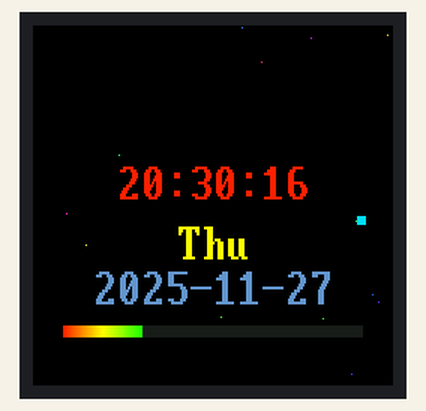
This program was run on a simulated ESP32 board running MicroPython. Shown: 240×240 colour display. The clock reads 2024-03-15 10:24:30 at power-on unless the program sets it; random numbers come from a fixed seed; library files of the repository ran but are not shown: vga2_bold_16x32.py; what the program prints to the serial console is not drawn.

Above: at 16.49 s.
At 17.8 s:
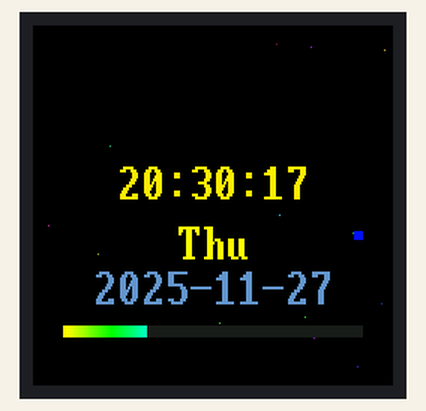
At 20.25 s:
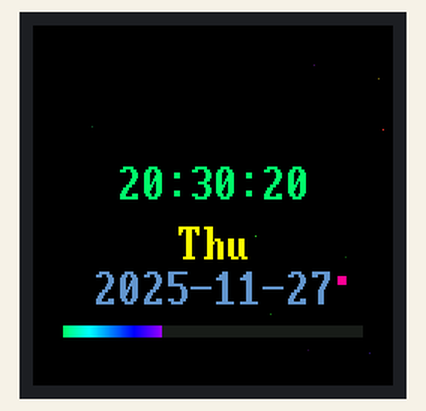
At 24.01 s:
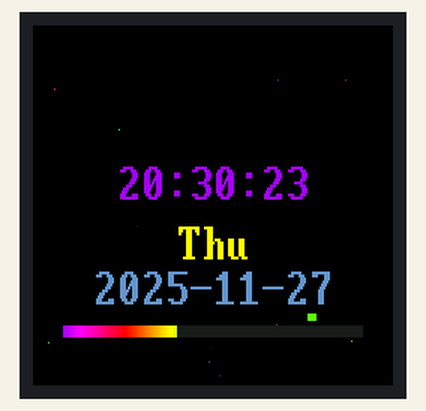
At 27.88 s:
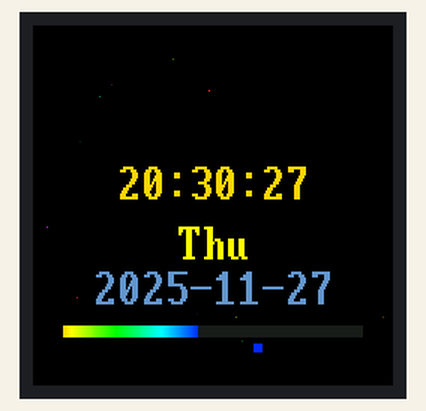
At 31.62 s:
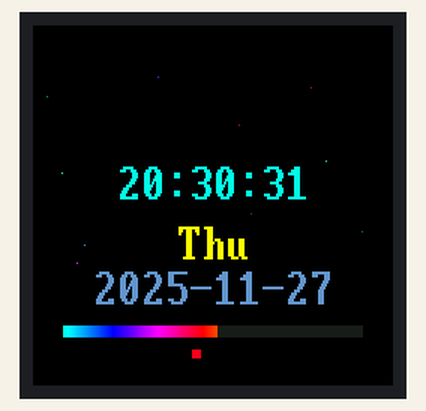

The program:

clock_ui.py
```python
import machine
import st7789
import time
import random
import math
import vga2_bold_16x32 as font

# ================= SETUP =================
spi = machine.SPI(2, baudrate=20000000, polarity=1, phase=1, sck=machine.Pin(18), mosi=machine.Pin(23))
reset_pin = machine.Pin(4, machine.Pin.OUT)
dc_pin = machine.Pin(2, machine.Pin.OUT)

display = st7789.ST7789(
    spi, 240, 240,
    reset=reset_pin,
    cs=None,
    dc=dc_pin,
    rotation=0
)

display.fill(st7789.BLACK)

# Setup Internal Clock (RTC)
rtc = machine.RTC()
rtc.datetime((2025, 11, 27, 3, 20, 30, 0, 0))

# ================= CONSTANTS =================
CENTER_X = 120
CENTER_Y = 100
CLOCK_RADIUS = 85

# Day names
DAYS = ["Mon", "Tue", "Wed", "Thu", "Fri", "Sat", "Sun"]
MONTHS = ["Jan", "Feb", "Mar", "Apr", "May", "Jun",
          "Jul", "Aug", "Sep", "Oct", "Nov", "Dec"]

# Color palette for animations
COLORS = [
    st7789.color565(255, 0, 128),    # Hot pink
    st7789.color565(0, 255, 128),    # Spring green
    st7789.color565(128, 0, 255),    # Purple
    st7789.color565(255, 128, 0),    # Orange
    st7789.color565(0, 128, 255),    # Sky blue
    st7789.color565(255, 255, 0),    # Yellow
]

# ================= HELPER FUNCTIONS =================

def center_text(text, y, color, bg=st7789.BLACK):
    text_width = len(text) * 16
    x = (240 - text_width) // 2
    display.text(font, text, x, y, color, bg)

def draw_circle(cx, cy, r, color):
    """Draw circle outline using Bresenham's algorithm"""
    x = 0
    y = r
    d = 3 - 2 * r
    while x <= y:
        # Draw 8 octants
        display.pixel(cx + x, cy + y, color)
        display.pixel(cx - x, cy + y, color)
        display.pixel(cx + x, cy - y, color)
        display.pixel(cx - x, cy - y, color)
        display.pixel(cx + y, cy + x, color)
        display.pixel(cx - y, cy + x, color)
        display.pixel(cx + y, cy - x, color)
        display.pixel(cx - y, cy - x, color)
        if d < 0:
            d = d + 4 * x + 6
        else:
            d = d + 4 * (x - y) + 10
            y -= 1
        x += 1

def draw_thick_line(x0, y0, x1, y1, color, thickness=2):
    """Draw a thicker line by drawing multiple parallel lines"""
    display.line(x0, y0, x1, y1, color)
    if thickness > 1:
        # Draw parallel lines for thickness
        dx = x1 - x0
        dy = y1 - y0
        length = math.sqrt(dx*dx + dy*dy)
        if length > 0:
            # Perpendicular direction
            px = -dy / length
            py = dx / length
            for i in range(1, thickness):
                offset = (i + 1) // 2
                if i % 2 == 0:
                    offset = -offset
                ox = int(px * offset)
                oy = int(py * offset)
                display.line(x0 + ox, y0 + oy, x1 + ox, y1 + oy, color)

def draw_hand(angle, length, color, thickness=2):
    """Draw clock hand from center at given angle"""
    # Angle: 0 = 12 o'clock, increases clockwise
    rad = math.radians(angle - 90)
    x = int(CENTER_X + length * math.cos(rad))
    y = int(CENTER_Y + length * math.sin(rad))
    draw_thick_line(CENTER_X, CENTER_Y, x, y, color, thickness)

def erase_hand(angle, length, thickness=2):
    """Erase clock hand"""
    draw_hand(angle, length, st7789.BLACK, thickness)

def hsv_to_rgb565(h, s, v):
    """Convert HSV to RGB565 color"""
    h = h % 360
    c = v * s
    x = c * (1 - abs((h / 60) % 2 - 1))
    m = v - c

    if h < 60:
        r, g, b = c, x, 0
    elif h < 120:
        r, g, b = x, c, 0
    elif h < 180:
        r, g, b = 0, c, x
    elif h < 240:
        r, g, b = 0, x, c
    elif h < 300:
        r, g, b = x, 0, c
    else:
        r, g, b = c, 0, x

    r = int((r + m) * 255)
    g = int((g + m) * 255)
    b = int((b + m) * 255)
    return st7789.color565(r, g, b)

# ================= PARTICLE SYSTEM =================

class Particle:
    def __init__(self):
        self.reset()

    def reset(self):
        self.x = random.randint(0, 239)
        self.y = random.randint(0, 239)
        self.vx = random.uniform(-0.5, 0.5)
        self.vy = random.uniform(-0.5, 0.5)
        self.life = random.randint(50, 150)
        self.max_life = self.life
        self.color_hue = random.randint(0, 360)

    def update(self):
        self.x += self.vx
        self.y += self.vy
        self.life -= 1

        if self.life <= 0 or self.x < 0 or self.x > 239 or self.y < 0 or self.y > 239:
            self.reset()

    def draw(self, erase=False):
        if erase:
            display.pixel(int(self.x), int(self.y), st7789.BLACK)
        else:
            # Fade based on life
            brightness = self.life / self.max_life
            color = hsv_to_rgb565(self.color_hue, 0.8, brightness)
            display.pixel(int(self.x), int(self.y), color)

# Create particles
particles = [Particle() for _ in range(15)]

# ================= CLOCK FACE =================

def draw_clock_face():
    """Draw the static clock face elements"""
    # Outer ring
    for r in range(CLOCK_RADIUS - 2, CLOCK_RADIUS + 1):
        draw_circle(CENTER_X, CENTER_Y, r, st7789.color565(40, 40, 60))

    # Hour markers
    for i in range(12):
        angle = i * 30 - 90
        rad = math.radians(angle)

        # Outer point
        x1 = int(CENTER_X + (CLOCK_RADIUS - 5) * math.cos(rad))
        y1 = int(CENTER_Y + (CLOCK_RADIUS - 5) * math.sin(rad))

        # Inner point
        inner_len = CLOCK_RADIUS - 15 if i % 3 == 0 else CLOCK_RADIUS - 10
        x2 = int(CENTER_X + inner_len * math.cos(rad))
        y2 = int(CENTER_Y + inner_len * math.sin(rad))

        # Color: brighter for 12, 3, 6, 9
        color = st7789.WHITE if i % 3 == 0 else st7789.color565(100, 100, 120)
        display.line(x1, y1, x2, y2, color)

    # Center dot
    display.fill_rect(CENTER_X - 3, CENTER_Y - 3, 6, 6, st7789.WHITE)

# ================= ANIMATED CLOCK SCREEN =================

# State tracking for smooth animation
clock_state = {
    'last_sec': -1,
    'last_min': -1,
    'last_hour': -1,
    'hue': 0,
    'pulse': 0,
    'face_drawn': False
}

def screen_analog_clock():
    """Beautiful analog clock with smooth animations"""
    current_time = rtc.datetime()
    hour = current_time[4] % 12
    minute = current_time[5]
    second = current_time[6]

    # Draw clock face once
    if not clock_state['face_drawn']:
        display.fill(st7789.BLACK)
        draw_clock_face()
        clock_state['face_drawn'] = True
        clock_state['last_sec'] = -1
        clock_state['last_min'] = -1
        clock_state['last_hour'] = -1

    # Calculate angles
    sec_angle = second * 6
    min_angle = minute * 6 + second * 0.1
    hour_angle = hour * 30 + minute * 0.5

    # Erase old hands if changed
    if clock_state['last_sec'] != second:
        if clock_state['last_sec'] >= 0:
            old_sec_angle = clock_state['last_sec'] * 6
            erase_hand(old_sec_angle, CLOCK_RADIUS - 15, 1)
        clock_state['last_sec'] = second

    if clock_state['last_min'] != minute:
        if clock_state['last_min'] >= 0:
            old_min_angle = clock_state['last_min'] * 6 + clock_state['last_sec'] * 0.1
            erase_hand(old_min_angle, CLOCK_RADIUS - 25, 3)
        clock_state['last_min'] = minute

    if clock_state['last_hour'] != hour:
        if clock_state['last_hour'] >= 0:
            old_hour_angle = clock_state['last_hour'] * 30 + clock_state['last_min'] * 0.5
            erase_hand(old_hour_angle, CLOCK_RADIUS - 40, 4)
        clock_state['last_hour'] = hour

    # Draw hands (hour first, then minute, then second on top)
    draw_hand(hour_angle, CLOCK_RADIUS - 40, st7789.color565(200, 200, 255), 4)
    draw_hand(min_angle, CLOCK_RADIUS - 25, st7789.CYAN, 3)

    # Animated second hand color
    clock_state['hue'] = (clock_state['hue'] + 3) % 360
    sec_color = hsv_to_rgb565(clock_state['hue'], 1.0, 1.0)
    draw_hand(sec_angle, CLOCK_RADIUS - 15, sec_color, 1)

    # Redraw center dot
    display.fill_rect(CENTER_X - 3, CENTER_Y - 3, 6, 6, st7789.WHITE)

    # Digital time below analog clock with pulsing effect
    clock_state['pulse'] = (clock_state['pulse'] + 5) % 360
    pulse_brightness = 0.6 + 0.4 * math.sin(math.radians(clock_state['pulse']))
    time_color = hsv_to_rgb565(180, 0.5, pulse_brightness)

    time_str = "{:02d}:{:02d}".format(current_time[4], current_time[5])
    center_text(time_str, 195, time_color, st7789.BLACK)

    # Date at bottom
    day_name = DAYS[current_time[3]]
    month_name = MONTHS[current_time[1] - 1]
    date_str = "{} {} {}".format(day_name, current_time[2], month_name)
    # Truncate if too long
    if len(date_str) > 15:
        date_str = date_str[:15]
    center_text(date_str[:10], 225, st7789.color565(100, 100, 100), st7789.BLACK)

# ================= DIGITAL CLOCK WITH EFFECTS =================

digital_state = {
    'hue': 0,
    'particles_init': False,
    'last_sec': -1
}

def screen_digital_clock():
    """Fancy digital clock with particle effects"""
    current_time = rtc.datetime()
    second = current_time[6]

    # Initialize particles once
    if not digital_state['particles_init']:
        display.fill(st7789.BLACK)
        digital_state['particles_init'] = True

    # Update and draw particles
    for p in particles:
        p.draw(erase=True)
        p.update()
        p.draw()

    # Animated color for time
    digital_state['hue'] = (digital_state['hue'] + 2) % 360
    time_color = hsv_to_rgb565(digital_state['hue'], 1.0, 1.0)

    # Big time display
    time_str = "{:02d}:{:02d}:{:02d}".format(current_time[4], current_time[5], second)
    center_text(time_str, 90, time_color, st7789.BLACK)

    # Seconds indicator - animated arc
    if digital_state['last_sec'] != second:
        # Clear old arc segment
        if digital_state['last_sec'] >= 0:
            old_angle = digital_state['last_sec'] * 6 - 90
            rad = math.radians(old_angle)
            x = int(120 + 100 * math.cos(rad))
            y = int(120 + 100 * math.sin(rad))
            display.fill_rect(x - 3, y - 3, 6, 6, st7789.BLACK)
        digital_state['last_sec'] = second

    # Draw current second marker
    angle = second * 6 - 90
    rad = math.radians(angle)
    x = int(120 + 100 * math.cos(rad))
    y = int(120 + 100 * math.sin(rad))
    marker_color = hsv_to_rgb565((digital_state['hue'] + 180) % 360, 1.0, 1.0)
    display.fill_rect(x - 3, y - 3, 6, 6, marker_color)

    # Date display
    day_name = DAYS[current_time[3]]
    date_str = "{:04d}-{:02d}-{:02d}".format(current_time[0], current_time[1], current_time[2])
    center_text(day_name, 130, st7789.YELLOW, st7789.BLACK)
    center_text(date_str, 160, st7789.color565(100, 150, 200), st7789.BLACK)

    # Animated progress bar for seconds
    bar_y = 200
    bar_height = 8
    bar_width = int((second / 60) * 200)

    # Rainbow gradient bar
    display.fill_rect(20, bar_y, 200, bar_height, st7789.color565(30, 30, 30))
    if bar_width > 0:
        for i in range(bar_width):
            bar_hue = (digital_state['hue'] + i * 2) % 360
            color = hsv_to_rgb565(bar_hue, 1.0, 1.0)
            display.vline(20 + i, bar_y, bar_height, color)

# ================= MATRIX RAIN CLOCK =================

matrix_state = {
    'drops': [],
    'init': False
}

def screen_matrix_clock():
    """Matrix-style rain with clock overlay"""
    current_time = rtc.datetime()

    if not matrix_state['init']:
        display.fill(st7789.BLACK)
        # Initialize rain drops
        matrix_state['drops'] = []
        for i in range(15):
            matrix_state['drops'].append({
                'x': random.randint(0, 14) * 16,
                'y': random.randint(-240, 0),
                'speed': random.randint(3, 8),
                'char': chr(random.randint(33, 126))
            })
        matrix_state['init'] = True

    # Update rain drops
    for drop in matrix_state['drops']:
        # Erase old position
        display.fill_rect(drop['x'], drop['y'], 16, 32, st7789.BLACK)

        # Update position
        drop['y'] += drop['speed']

        # Reset if off screen
        if drop['y'] > 240:
            drop['y'] = random.randint(-60, -10)
            drop['x'] = random.randint(0, 14) * 16
            drop['char'] = chr(random.randint(33, 126))

        # Draw character with fade effect
        brightness = max(0, min(255, 255 - abs(drop['y'] - 120)))
        color = st7789.color565(0, brightness, 0)
        display.text(font, drop['char'], drop['x'], drop['y'], color, st7789.BLACK)

    # Draw time in center with glow effect
    time_str = "{:02d}:{:02d}:{:02d}".format(current_time[4], current_time[5], current_time[6])

    # Dark background box for readability
    display.fill_rect(20, 85, 200, 40, st7789.color565(0, 20, 0))
    center_text(time_str, 90, st7789.color565(0, 255, 0), st7789.color565(0, 20, 0))

    # Date
    date_str = "{:02d}/{:02d}/{:04d}".format(current_time[1], current_time[2], current_time[0])
    display.fill_rect(40, 130, 160, 35, st7789.color565(0, 15, 0))
    center_text(date_str, 135, st7789.color565(0, 180, 0), st7789.color565(0, 15, 0))

# ================= MAIN LOOP =================

last_switch = time.time()
current_screen = 0
NUM_SCREENS = 3

print("Starting Amazing Clock UI...")
print("Screens: Analog Clock -> Digital Clock -> Matrix Clock")
print("Auto-switches every 15 seconds")

while True:
    now = time.time()

    # Switch screens every 15 seconds
    if now - last_switch > 15:
        current_screen = (current_screen + 1) % NUM_SCREENS
        last_switch = now
        # Reset states
        clock_state['face_drawn'] = False
        digital_state['particles_init'] = False
        matrix_state['init'] = False
        display.fill(st7789.BLACK)

    if current_screen == 0:
        screen_analog_clock()
        time.sleep(0.05)
    elif current_screen == 1:
        screen_digital_clock()
        time.sleep(0.03)
    else:
        screen_matrix_clock()
        time.sleep(0.05)
```
